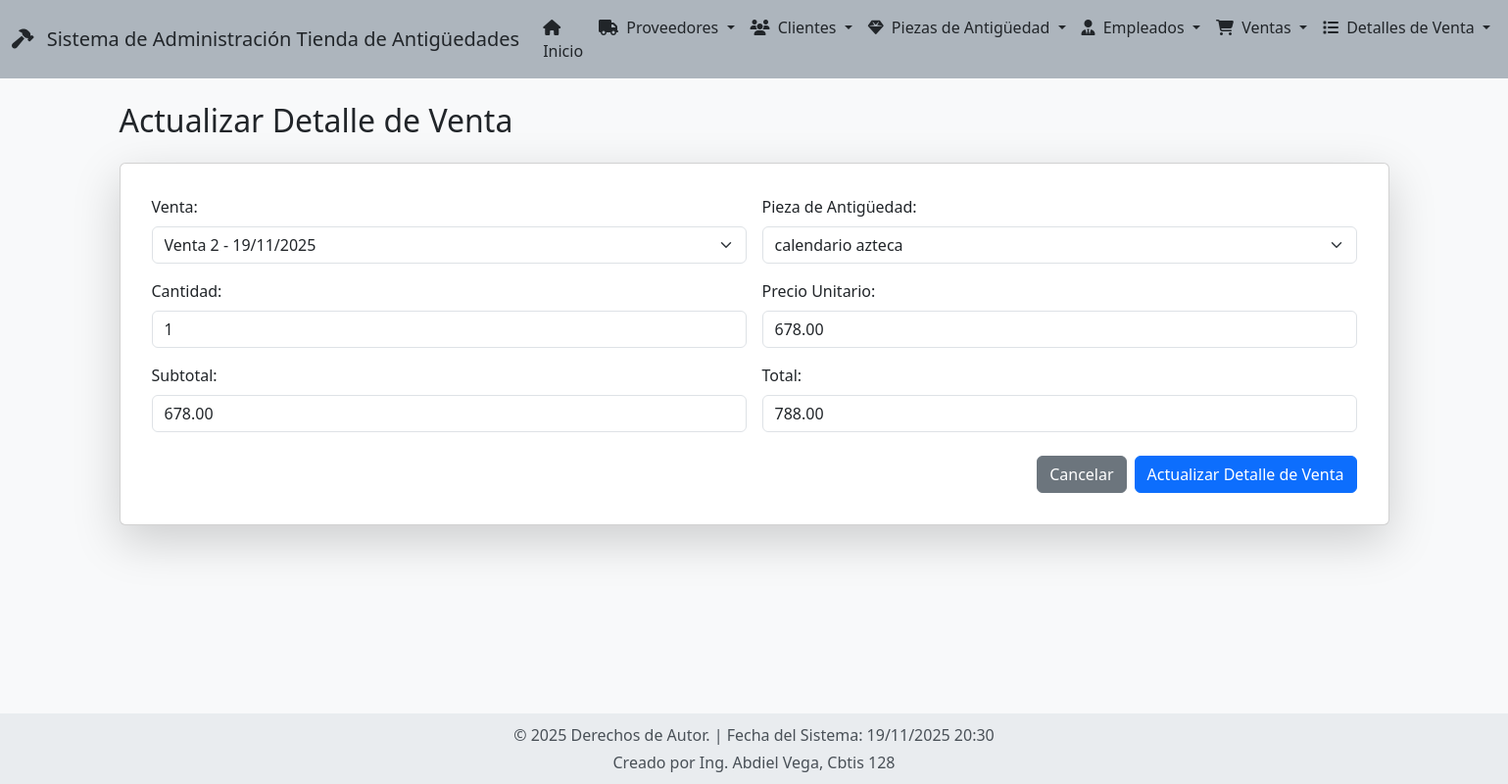
Screenshot of /detalleventas/actualizar/2/ with the database file from the repository.
### app_Antiguedades/models.py (models this page shows, shortened)
class DetalleVenta(models.Model):
    venta = models.ForeignKey(
        Venta,
        on_delete=models.CASCADE,
        related_name='detalles',
        verbose_name="Venta"
    )
    pieza_antiguedad = models.ForeignKey(
        PiezaAntiguedad,
        on_delete=models.CASCADE,
        related_name='detalles_venta',
        verbose_name="Pieza de antigüedad"
    )
    cantidad = models.PositiveIntegerField(verbose_name="Cantidad")
    precio_unitario = models.DecimalField(max_digits=12, decimal_places=2, verbose_name="Precio unitario")
    subtotal = models.DecimalField(max_digits=12, decimal_places=2, verbose_name="Subtotal")
    total = models.DecimalField(max_digits=12, decimal_places=2, verbose_name="Total")
    class Meta:
        verbose_name = "Detalle de venta"
        verbose_name_plural = "Detalles de venta"
        ordering = ['venta', 'pieza_antiguedad']

class PiezaAntiguedad(models.Model):
    ESTADOS_CONSERVACION = [
        ('E', 'Excelente'),
        ('B', 'Buena'),
        ('R', 'Regular'),
        ('M', 'Mala'),
    ]
    nombre = models.CharField(max_length=200, verbose_name="Nombre de la pieza")
    descripcion = models.TextField(verbose_name="Descripción detallada")
    precio = models.DecimalField(max_digits=12, decimal_places=2, verbose_name="Precio de venta")
    año_fabricacion = models.IntegerField(
        validators=[MinValueValidator(1000), MaxValueValidator(1950)],
        verbose_name="Año de fabricación"
    )
    estado_conservacion = models.CharField(
        max_length=1,
        choices=ESTADOS_CONSERVACION,
        verbose_name="Estado de conservación"
    )
    fecha_ingreso = models.DateField(auto_now_add=True, verbose_name="Fecha de ingreso")
    imagen = models.ImageField(
        upload_to='piezas/',
        verbose_name="Imagen de la Pieza",
        blank=True,
        null=True
    )
    proveedor = models.ForeignKey(
        Proveedor,
        on_delete=models.PROTECT,
        related_name='piezas_proveidas',
        verbose_name="Proveedor"
    )
    comprador = models.ForeignKey(
        Cliente,
        on_delete=models.SET_NULL,
        null=True,
        blank=True,
        related_name='piezas_compradas',
        verbose_name="Comprador"
    )
    fecha_venta = models.DateTimeField(null=True, blank=True, verbose_name="Fecha de venta")
    precio_venta = models.DecimalField(max_digits=12, decimal_places=2, null=True, blank=True, verbose_name="Precio de venta")
    class Meta:
        verbose_name = "Pieza de antigüedad"
        verbose_name_plural = "Piezas de antigüedad"
        ordering = ['-fecha_ingreso']

### app_Antiguedades/views.py (the view, shortened to what this page needs)
# urls.py: path('detalleventas/actualizar/<int:pk>/', views.actualizar_detalleventa, name='actualizar_detalleventa'),
def actualizar_detalleventa(request, pk):
    detalleventa = get_object_or_404(DetalleVenta, pk=pk)
    ventas = Venta.objects.all()
    piezas = PiezaAntiguedad.objects.all()
    return render(request, 'detalleventa/actualizar_detalleventa.html', {'detalleventa': detalleventa, 'ventas': ventas, 'piezas': piezas})

### app_Antiguedades/templates/detalleventa/actualizar_detalleventa.html (shortened to what this page needs)
{% extends "base.html" %}
{% block content %}
<h2 class="mb-4">Actualizar Detalle de Venta</h2>
<div class="card shadow-lg p-3 mb-5 bg-body rounded">
    <div class="card-body">
        <form method="post" action="{% url 'actualizar_detalleventa' detalleventa.id %}">
            <div class="row g-3">
                <div class="col-md-6">
                    <label for="id_venta" class="form-label">Venta:</label>
                    <select class="form-select" id="id_venta" name="venta" required>
                        {% for venta in ventas %}
                            <option value="{{ venta.id }}" {% if venta.id == detalleventa.venta.id %}selected{% endif %}>Venta {{ venta.id }} - {{ venta.fecha_venta|date:"d/m/Y" }}</option>
                        {% endfor %}
                    </select>
                </div>
                <div class="col-md-6">
                    <label for="id_pieza_antiguedad" class="form-label">Pieza de Antigüedad:</label>
                    <select class="form-select" id="id_pieza_antiguedad" name="pieza_antiguedad" required>
                        {% for pieza in piezas %}
                            <option value="{{ pieza.id }}" {% if pieza.id == detalleventa.pieza_antiguedad.id %}selected{% endif %}>{{ pieza.nombre }}</option>
                        {% endfor %}
                    </select>
                </div>
                <div class="col-md-6">
                    <label for="id_cantidad" class="form-label">Cantidad:</label>
                    <input type="number" min="1" class="form-control" id="id_cantidad" name="cantidad" value="{{ detalleventa.cantidad }}" required>
                </div>
                <div class="col-md-6">
                    <label for="id_precio_unitario" class="form-label">Precio Unitario:</label>
                    <input type="number" step="0.01" class="form-control" id="id_precio_unitario" name="precio_unitario" value="{{ detalleventa.precio_unitario }}" required>
                </div>
                <div class="col-md-6">
                    <label for="id_subtotal" class="form-label">Subtotal:</label>
                    <input type="number" step="0.01" class="form-control" id="id_subtotal" name="subtotal" value="{{ detalleventa.subtotal }}" required>
                </div>
                <div class="col-md-6">
                    <label for="id_total" class="form-label">Total:</label>
                    <input type="number" step="0.01" class="form-control" id="id_total" name="total" value="{{ detalleventa.total }}" required>
                </div>
            </div>
            <div class="d-flex justify-content-end mt-4">
                <a href="{% url 'ver_detalleventas' %}" class="btn btn-secondary me-2">Cancelar</a>
                <button type="submit" class="btn btn-primary">Actualizar Detalle de Venta</button>
            </div>
        </form>
    </div>
</div>
{% endblock %}

### app_Antiguedades/templates/base.html (style rules this page uses)
body { background-color: #f8f9fa; min-height: 100vh; display: flex; flex-direction: column; }

### rows the page displays
DetalleVenta: venta "Venta 2 - 19/11/2025", pieza_antiguedad "calendario azteca", cantidad "1", precio_unitario "678.00", subtotal "678.00", total "788.00"
